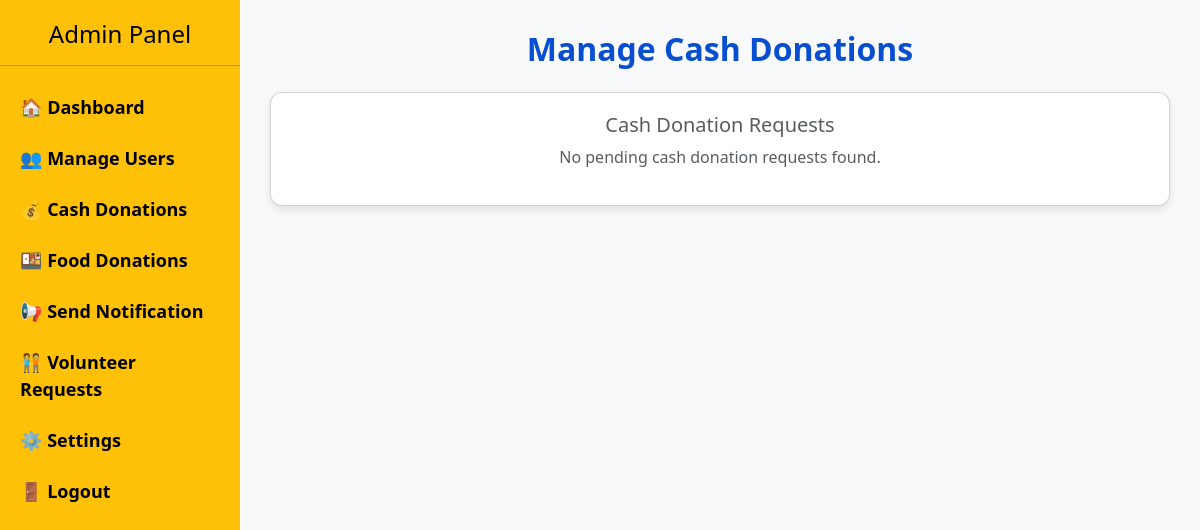
/admin/manage_cash_donations.php, run on an earlier commit of the app's database.
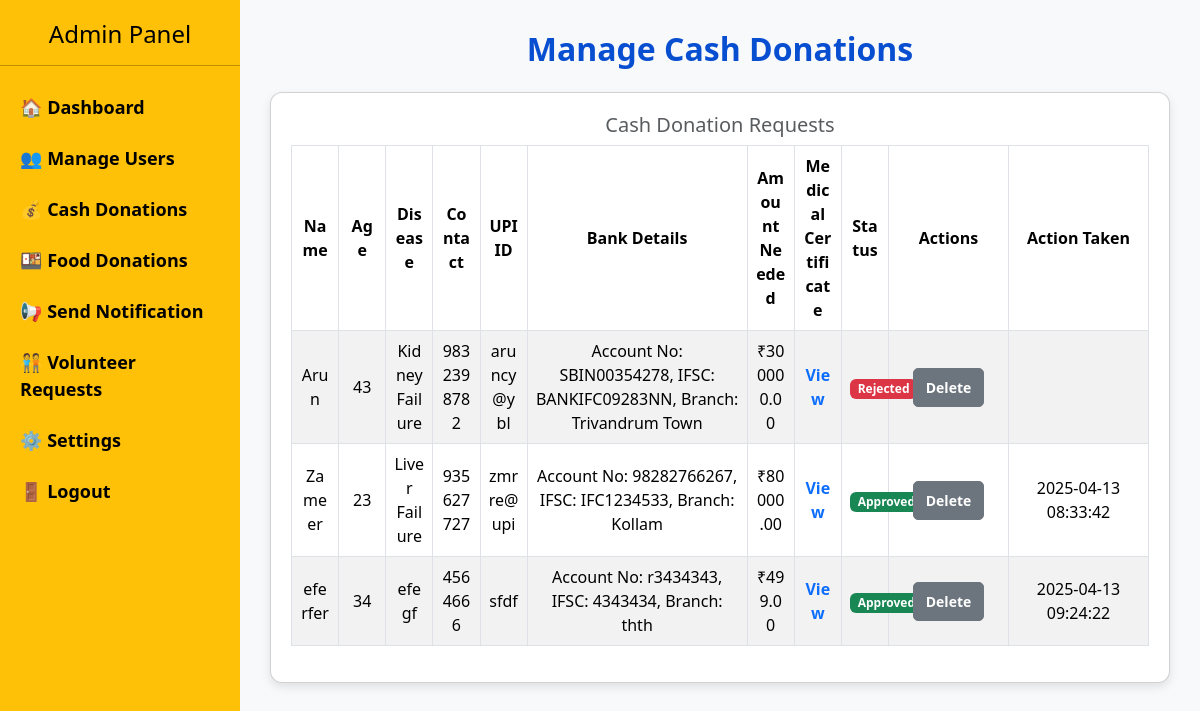
And on a later commit of the database.
### tables this page shows
CREATE TABLE `cash_requests` (
  `id` int(11) NOT NULL,
  `full_name` varchar(150) NOT NULL,
  `age` int(11) NOT NULL,
  `disease` varchar(255) NOT NULL,
  `contact_info` varchar(255) NOT NULL,
  `upi_id` varchar(100) NOT NULL,
  `bank_details` text NOT NULL,
  `required_amount` decimal(10,2) NOT NULL,
  `status` enum('pending','approved','rejected') DEFAULT 'pending',
  `feature_start_date` date DEFAULT NULL,
  `feature_end_date` date DEFAULT NULL,
  `created_at` timestamp NOT NULL DEFAULT current_timestamp(),
  `approved_at` timestamp NULL DEFAULT NULL
);

### admin/manage_cash_donations.php (the view, shortened to what this page needs)
<?php
include '../db/db.php';
$sql = "SELECT cr.*, MIN(cd.file_path) AS certificate
        FROM cash_requests AS cr
        LEFT JOIN cash_documents AS cd ON cr.id = cd.request_id
        WHERE cr.status IN ('pending', 'approved', 'rejected')
        GROUP BY cr.id";
$cashRequests = $conn->query($sql);
?>
<!DOCTYPE html>
<html lang="en">
<head>
    <link href="https://cdn.jsdelivr.net/npm/bootstrap@5.3.3/dist/css/bootstrap.min.css" rel="stylesheet">
</head>
<body>
<?php include 'admin_sidebar.php'; ?>
<div class="main-content">
    <h2 class="mb-4">Manage Cash Donations</h2>
    <div class="card">
        <h5 class="text-muted text-center">Cash Donation Requests</h5>
        <div class="table-container">
            <?php if ($cashRequests->num_rows > 0): ?>
                <table class="table table-bordered table-striped">
                    <thead>
                        <tr>
                            <th>Name</th>
                            <th>Age</th>
                            <th>Disease</th>
                            <th>Contact</th>
                            <th>UPI ID</th>
                            <th>Bank Details</th>
                            <th>Amount Needed</th>
                            <th>Medical Certificate</th>
                            <th>Status</th>
                            <th>Actions</th>
                            <th>Action Taken</th>
                        </tr>
                    </thead>
                    <tbody>
                        <?php while ($row = $cashRequests->fetch_assoc()): ?>
                            <tr>
                                <td><?= htmlspecialchars($row['full_name']) ?></td>
                                <td><?= htmlspecialchars($row['age']) ?></td>
                                <td><?= htmlspecialchars($row['disease']) ?></td>
                                <td><?= htmlspecialchars($row['contact_info']) ?></td>
                                <td><?= htmlspecialchars($row['upi_id']) ?></td>
                                <td><?= nl2br(htmlspecialchars($row['bank_details'])) ?></td>
                                <td>₹<?= htmlspecialchars($row['required_amount']) ?></td>
                                <td>
                                    <?php if (!empty($row['certificate'])): ?>
                                        <a href="../<?= htmlspecialchars($row['certificate']) ?>" class="certificate-link" target="_blank">View</a>
                                    <?php else: ?>
                                        <span class="text-muted">No File</span>
                                    <?php endif; ?>
                                </td>
                                <td>
                                    <?php if ($row['status'] === 'approved'): ?>
                                        <span class="badge bg-success">Approved</span>
                                    <?php elseif ($row['status'] === 'rejected'): ?>
                                        <span class="badge bg-danger">Rejected</span>
                                    <?php else: ?>
                                        <span class="badge bg-warning text-dark">Pending</span>
                                    <?php endif; ?>
                                </td>
                                <td>
                                    <div class="d-flex flex-wrap justify-content-center">
                                        <form action="cash_request_delete.php" method="POST" onsubmit="return confirm('Are you sure you want to delete this request?');">
                                            <button type="submit" name="delete" class="btn btn-secondary btn-sm">Delete</button>
                                        </form>
                                    </div>
                                </td>
                                <td>
                                    <?php if ($row['status'] === 'approved' || $row['status'] === 'rejected'): ?>
                                        <?= htmlspecialchars($row['approved_at']) ?>
                                    <?php else: ?>
                                        <span class='text-muted'>Pending</span>
                                    <?php endif; ?>
                                </td>
                            </tr>
                        <?php endwhile; ?>
                    </tbody>
                </table>
            <?php else: ?>
                <p class="text-center text-muted">No pending cash donation requests found.</p>
            <?php endif; ?>
        </div>
    </div>
</div>
</body>
</html>

What changed in the data, as far as the page shows it:
added cash_requests: full_name "Arun", age "43", disease "Kidney Failure", contact_info "9832398782", upi "aruncy@ybl", bank_details "Account No: SBIN00354278, IFSC: BANKIFC09283NN, Branch: Trivandrum Town", required_amount "300000.00", status "Rejected"
added cash_requests: full_name "Zameer", age "23", disease "Liver Failure", contact_info "935627727", upi "zmrre@upi", bank_details "Account No: 98282766267, IFSC: IFC1234533, Branch: Kollam", required_amount "80000.00", status "Approved", approved_at "2025-04-13 08:33:42"
added cash_requests: full_name "eferfer", age "34", disease "efegf", contact_info "4564666", upi "sfdf", bank_details "Account No: r3434343, IFSC: 4343434, Branch: thth", required_amount "499.00", status "Approved", approved_at "2025-04-13 09:24:22"
Also different on the page:
text no longer shown: "No pending cash donation requests found."
text now shown: "Name Age Disease Contact UPI ID Bank Details Amount Needed Medical Certificate Status Actions Action Taken"
